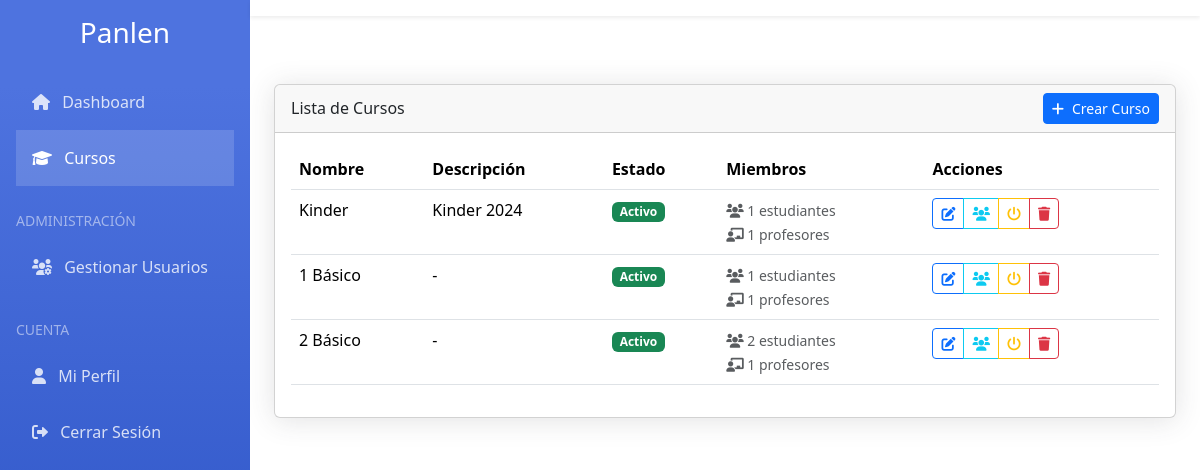
The app's page /cursos/ (signed in) with its own data.
### accounts/models.py (models this page shows, shortened)
class Curso(models.Model):
    name = models.CharField(max_length=100)
    description = models.TextField(blank=True)
    moderators = models.ManyToManyField(User, related_name='moderated_courses')
    members = models.ManyToManyField(User, related_name='member_courses')
    active = models.BooleanField(default=True)
    created_at = models.DateTimeField(auto_now_add=True)
    updated_at = models.DateTimeField(auto_now=True)
    class Meta:
        db_table = 'cursos'

### frontend/views.py (the view)
# urls.py: path('cursos/', frontend_views.cursos_view, name='cursos'),
@login_required
def cursos_view(request):
    if request.user.is_superuser or request.user.user_type == 'admin':
        cursos = Curso.objects.prefetch_related('moderator_documents', 'members', 'moderators').all()
    elif request.user.user_type == 'moderator':
        cursos = request.user.moderated_courses.prefetch_related('moderator_documents', 'members', 'moderators').all()
    else:
        cursos = request.user.member_courses.prefetch_related('moderator_documents', 'members', 'moderators').all()
    total_cursos = cursos.count()
    active_cursos = cursos.filter(
        moderator_documents__created_at__gte=timezone.now() - timedelta(days=30)
    ).distinct().count()
    context = {
        'cursos': cursos,
        'active_cursos_percent': round((active_cursos / total_cursos * 100) if total_cursos > 0 else 0, 1),
        'avg_documents_per_curso': round(Document.objects.filter(curso__in=cursos).count() / total_cursos if total_cursos > 0 else 0, 1),
        'avg_users_per_curso': round(User.objects.filter(Q(member_courses__in=cursos) | Q(moderated_courses__in=cursos)).distinct().count() / total_cursos if total_cursos > 0 else 0, 1),
    }
    return render(request, 'cursos/cursos.html', context)

### templates/cursos/cursos.html (shortened to what this page needs)
{% extends "base.html" %}
{% block content %}
<div class="row">
    <div class="col-12">
        <div class="card">
            <div class="card-header d-flex justify-content-between align-items-center">
                <h6 class="mb-0">Lista de Cursos</h6>
                {% if user.is_superuser or user.user_type == 'admin' %}
                <button type="button" class="btn btn-primary btn-sm" data-bs-toggle="modal" data-bs-target="#createCourseModal">
                    <i class="fas fa-plus me-2"></i>Crear Curso
                </button>
                {% endif %}
            </div>
            <div class="card-body">
                <div class="table-responsive">
                    <table class="table">
                        <thead>
                            <tr>
                                <th>Nombre</th>
                                <th>Descripción</th>
                                <th>Estado</th>
                                <th>Miembros</th>
                                {% if user.is_superuser or user.user_type == 'admin' %}
                                <th>Acciones</th>
                                {% endif %}
                            </tr>
                        </thead>
                        <tbody>
                            {% for curso in cursos %}
                            <tr>
                                <td>{{ curso.name }}</td>
                                <td>{{ curso.description|default:"-" }}</td>
                                <td>
                                    <span class="badge bg-{% if curso.active %}success{% else %}danger{% endif %}">
                                        {% if curso.active %}Activo{% else %}Inactivo{% endif %}
                                    </span>
                                </td>
                                <td>
                                    <small class="text-muted">
                                        <i class="fas fa-users"></i> {{ curso.members.count }} estudiantes<br>
                                        <i class="fas fa-chalkboard-teacher"></i> {{ curso.moderators.count }} profesores
                                    </small>
                                </td>
                                {% if user.is_superuser or user.user_type == 'admin' %}
                                <td>
                                    <div class="btn-group">
                                        <button type="button" class="btn btn-sm btn-outline-primary"
                                                onclick="editCourse('{{ curso.id }}', '{{ curso.name }}', '{{ curso.description }}')"
                                                title="Editar curso">
                                            <i class="fas fa-edit"></i>
                                        </button>
                                        <a href="{% url 'manage_curso_members' curso.id %}"
                                           class="btn btn-sm btn-outline-info"
                                           title="Gestionar miembros">
                                            <i class="fas fa-users"></i>
                                        </a>
                                        <button type="button"
                                                class="btn btn-sm btn-outline-{% if curso.active %}warning{% else %}success{% endif %}"
                                                onclick="toggleCourseStatus('{{ curso.id }}')"
                                                title="{% if curso.active %}Deshabilitar{% else %}Habilitar{% endif %} curso">
                                            <i class="fas fa-power-off"></i>
                                        </button>
                                        <button type="button"
                                                class="btn btn-sm btn-outline-danger"
                                                onclick="deleteCourse('{{ curso.id }}', '{{ curso.name }}')"
                                                title="Eliminar curso">
                                            <i class="fas fa-trash"></i>
                                        </button>
                                    </div>
                                </td>
                                {% endif %}
                            </tr>
                            {% endfor %}
                        </tbody>
                    </table>
                </div>
            </div>
        </div>
    </div>
</div>
{% endblock %}

### templates/base.html (style rules this page uses)
:root { --primary-color: #4e73df; --secondary-color: #858796; --sidebar-width: 250px; }
.card { box-shadow: 0 .15rem 1.75rem 0 rgba(58,59,69,.15); }

### records on screen
Curso: name "Kinder", description "Kinder 2024", active "Activo", members.count "1", moderators.count "1"
Curso: name "1 Básico", description "-", active "Activo", members.count "1", moderators.count "1"
Curso: name "2 Básico", description "-", active "Activo", members.count "2", moderators.count "1"
